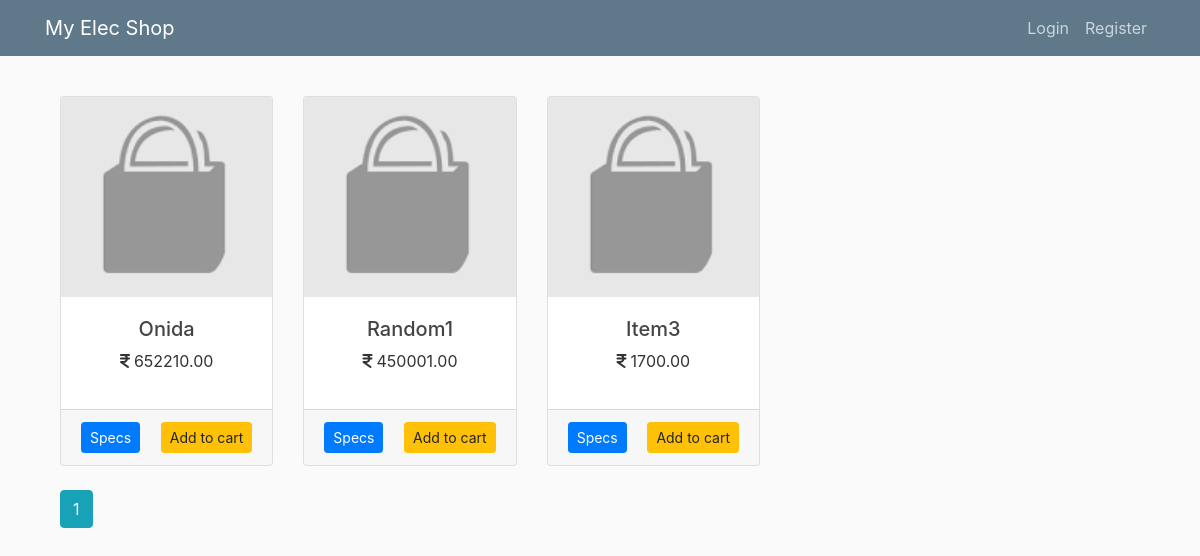
The page /home on the database its author committed.
### elecshop/models.py (models this page shows, shortened)
class Products(db.Model):
    id = db.Column(db.Integer, primary_key=True)
    product_name = db.Column(db.String(20), unique=True, nullable=False)
    price = db.Column(db.Numeric(), nullable=False)
    quantity = db.Column(db.Integer, nullable=False)
    availablity = db.Column(db.Boolean, default=False, nullable=False)
    image_file = db.Column(db.String(20), nullable=False, default="default_product.png")
    details = db.Column(db.Text, nullable=False)
    product_type = db.Column(db.Integer, db.ForeignKey("types.id"), nullable=False)

### elecshop/shop/routes.py (the view)
@shop.route("/")
@shop.route("/home")
def home():
    page = request.args.get("page", 1, type=int)
    products = Products.query.paginate(page=page, per_page=5)
    return render_template("/home.html", title="Dashboard", products=products)

### elecshop/templates/home.html (shortened to what this page needs)
{% extends "nav.html" %}
{% block content %}
    <div class="container">
        <div class="row">
            {% for product in products.items %}
            <div class="col-md-4 mt-3">
                <div class="card" >
                    <img src="{{ url_for('static', filename='products_pics/' + product.image_file) }}" alt="{{ product.product_name}}" class="card-img-top" height="200">
                    <div class="card-body">
                        <h5 class="text-center">{{ product.product_name }}</h5>
                        <p class="text-center"><span style="white-space: nowrap;"><i class="fa fa-inr">&nbsp;</i>{{  "%.2f"|format(product.price) }}</span></p>
                    </div>
                    <div class="card-footer" >
                        <button href="#" id="example" class="float-left btn btn-sm btn-primary" data-bs-toggle="popover" title="Specifications" data-bs-content="And here's some amazing content. It's very engaging. Right?">Specs</button> <button href="#" class="float-right btn btn-sm btn-warning">Add to cart</button>
                    </div>
                </div>
            </div>
            {% endfor %}
            <div class="container mt-4 ">
            {% for page_num in products.iter_pages(left_edge=1, right_edge=1, left_current=1, right_current=2) %}
                {% if page_num %}
                    <div class="justify-content-center">
                        {% if products.page == page_num%}
                        <a class="btn btn-info mb-4" href="{{ url_for('shop.home', page= page_num) }}">{{ page_num }}</a>
                        {% else %}
                        <a class="btn btn-outline-info mb-4" href="{{ url_for('shop.home', page= page_num) }}">{{ page_num }}</a>
                        {% endif %}
                    </div>
                {% else %}
                ...
                {% endif %}
            {% endfor %}
        </div>
        </div>
    </div>
{% endblock content %}

### elecshop/static/main.css (style rules this page uses)
body { background: #fafafa; color: #333333; margin-top: 5rem; }
h1, h2, h3, h4, h5, h6 { color: #444444; }

### rows shown on the page
Products: image_file (placeholder picture), product_name "Onida", price "652210.00"
Products: image_file (placeholder picture), product_name "Random1", price "450001.00"
Products: image_file (placeholder picture), product_name "Item3", price "1700.00"

### other values the page prints
{{ page_num }} "1"
